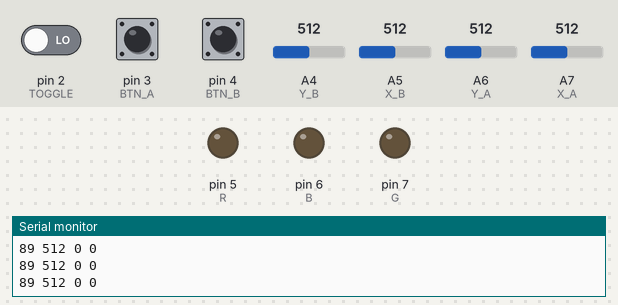
Bench run of a sketch on a simulated Arduino Nano, built with avr-gcc and run on an emulated ATmega328P. Parts: output pins drawn as LEDs (lit = HIGH), the last lines printed to the serial monitor. The inputs (shaded band) are chosen by the test bench; at power-on: pin 2 (TOGGLE) LOW, pin 4 (BTN_B) LOW, pin 3 (BTN_A) LOW, A4 (Y_B) = 512, A5 (X_B) = 512, A6 (Y_A) = 512, A7 (X_A) = 512.

Above: at 1.2 s.
1.3 s: pin 2 (TOGGLE) driven HIGH
At 1.9 s:
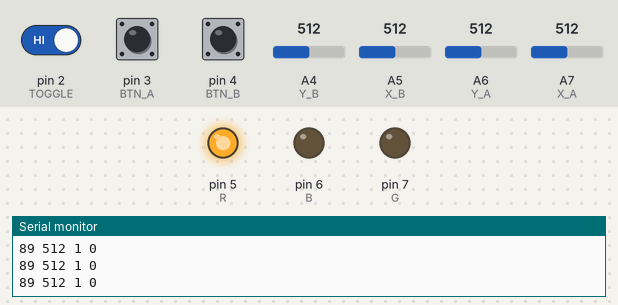
2.8 s: pin 2 (TOGGLE) driven LOW
At 3.4 s:
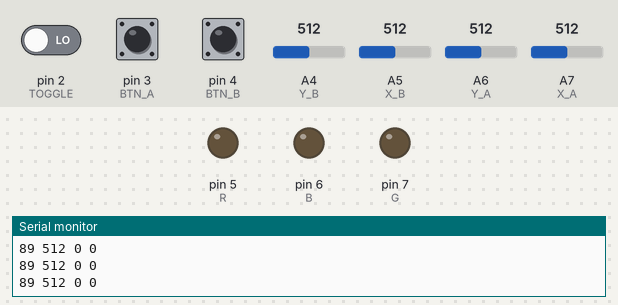
4.3 s: pin 4 (BTN_B) pulled HIGH for 0.15 s
At 4.4 s:
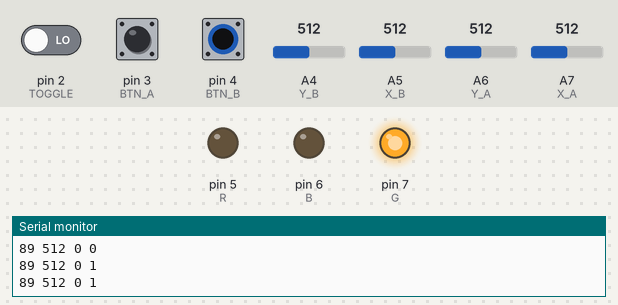
5.9 s: pin 3 (BTN_A) pulled HIGH for 0.15 s
At 5.98 s:
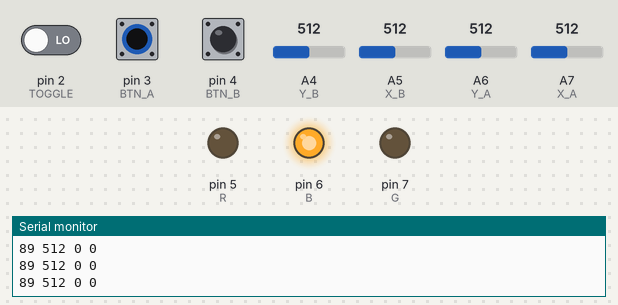
10.5 s: pin 3 (BTN_A) pulled HIGH for 3.2 s
At 14.2 s:
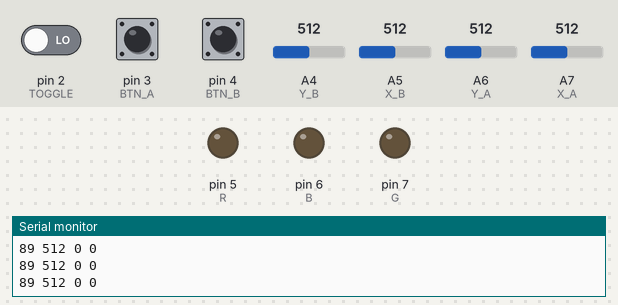
Timing chart, 0 to 15.7 s (numbered marks = the images above; inputs shaded):
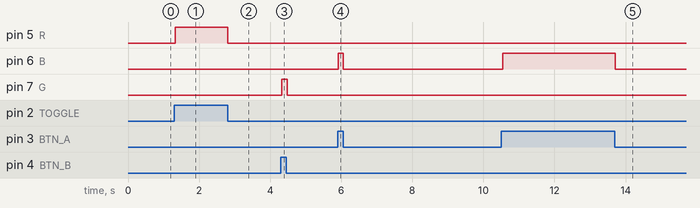

Measured:
- after the input at 1.3 s, pin 5 (R): LOW → HIGH at once
- after the input at 2.8 s, pin 5 (R): HIGH → LOW at once
- after the input at 4.3 s, pin 7 (G): LOW → HIGH at once, → LOW 0.15 s later
- after the input at 5.9 s, pin 6 (B): LOW → HIGH at once, → LOW 0.15 s later
- after the input at 10.5 s, pin 6 (B): LOW → HIGH after 0.05 s, → LOW 3.2 s later

The sketch:

sketch_dec23blue-mote.ino
```cpp
#define X_A A7
#define Y_A A6
#define X_B A5
#define Y_B A4
#define TOGGLE 2
#define BTN_A 3
#define BTN_B 4
#define R 5
#define B 6
#define G 7
int x_a, y_a, x_b, y_b, toggle, btn_a, btn_b;

void setup() {
  Serial.begin(38400);
  pinMode(TOGGLE, INPUT);
  pinMode(BTN_A, INPUT);
  pinMode(BTN_B, INPUT);
  pinMode(R, OUTPUT);
  pinMode(G, OUTPUT);
  pinMode(B, OUTPUT);
}

void loop() {

  delay(50);
  x_a = analogRead(X_A);
  y_a = analogRead(Y_A);
  x_b = analogRead(X_B);
  y_b = analogRead(Y_B);
  toggle = digitalRead(TOGGLE);
  btn_a = digitalRead(BTN_A);
  btn_b = digitalRead(BTN_B);

  x_a = map(x_a, 0, 1023, 0, 179);

  if (toggle == 1) {
    digitalWrite(R, HIGH);
    digitalWrite(B, LOW);
    digitalWrite(G, LOW);
  } else if (btn_a == 1) {
    digitalWrite(R, LOW);
    digitalWrite(B, HIGH);
    digitalWrite(G, LOW);
  } else if (btn_b == 1) {
    digitalWrite(R, LOW);
    digitalWrite(B, LOW);
    digitalWrite(G, HIGH);
  } else {
    digitalWrite(R, LOW);
    digitalWrite(B, LOW);
    digitalWrite(G, LOW);
  }

  Serial.print(x_a);
  Serial.print(' ');
  //Serial.print(y_a);
  //Serial.print(' ');
  //Serial.print(x_b);
  //Serial.print(" ");
  Serial.print(y_b);
  Serial.print(' ');
  Serial.print(toggle);
  Serial.print(' ');
  //Serial.println(btn_a);
  //Serial.print(" ");
  Serial.print(btn_b);
  Serial.println(' ');

}
```
